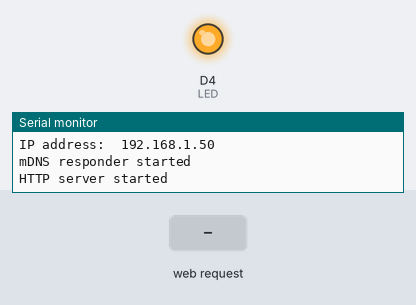
A sketch run on a simulated ESP8266 (NodeMCU). Shown: output pins drawn as LEDs (lit = HIGH), the last lines printed to the serial monitor. The inputs (shaded band) are chosen by the test bench. WiFi joins after 1.5 s; servers stay silent unless stated.

Above: at 2.7 s.
2.8 s: HTTP request GET / received
At 3.8 s:
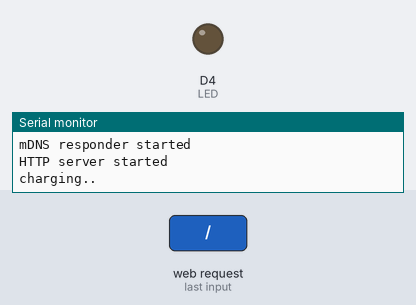
4.3 s: HTTP request GET /?b=120 received
At 4.9 s:
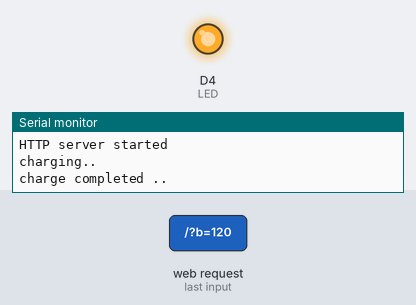
5.8 s: HTTP request GET /?b=1 received
At 7.2 s:
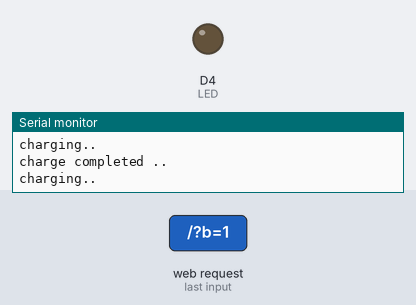
Timing chart, 0 to 8.8 s (numbered marks = the images above; inputs shaded):
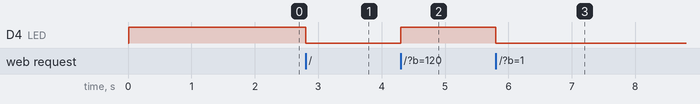

The sketch:

localv2.ino
```cpp
#include <ESP8266WiFi.h>
#include <WiFiClient.h>
#include <ESP8266WiFiMulti.h>
#include <ESP8266mDNS.h>
#include <ESP8266WebServer.h>


#define LED D4

ESP8266WiFiMulti wifiMulti;     // Create an instance of the ESP8266WiFiMulti class, called 'wifiMulti'

ESP8266WebServer server(80);    // Create a webserver object that listens for HTTP request on port 80

void handleRoot();              // function prototypes for HTTP handlers
void handleNotFound();

void setup(void){
  Serial.begin(115200);         // Start the Serial communication to senMd messages to the computer
  delay(10);
  Serial.println('\n');

  pinMode(LED, OUTPUT);
  digitalWrite(LED,HIGH);

  wifiMulti.addAP("Jai Balayya", "VRSEC123");   // add Wi-Fi networks you want to connect to
  wifiMulti.addAP("vrsec", "123456789");
  wifiMulti.addAP("gopi redmi", "12345678");
  wifiMulti.addAP("moto G(4)", "1234567890");
  wifiMulti.addAP("ganjisai19", "goldenstar");

  Serial.println("Connecting ...");
  int i = 0;
  while (wifiMulti.run() != WL_CONNECTED) { // Wait for the Wi-Fi to connect: scan for Wi-Fi networks, and connect to the strongest of the networks above
    delay(250);
    Serial.print('.');
   // hi hello how are you  whats up what are you doing
  }
  Serial.println('\n');
  Serial.print("Connected to ");
  Serial.println(WiFi.SSID());               // Tell us what network we're connected to
  Serial.print("IP address:\t");
  Serial.println(WiFi.localIP());            // Send the IP address of the ESP8266 to the computer

  if (MDNS.begin("esp8266")) {              // Start the mDNS responder for esp8266.local
    Serial.println("mDNS responder started");
  } else {
    Serial.println("Error setting up MDNS responder!");
  }

  server.on("/", HTTP_GET, handleRoot);        // Call the 'handleRoot' function when a client requests URI "/"
  server.onNotFound(handleNotFound);           // When a client requests an unknown URI (i.e. something other than "/"), call function "handleNotFound"

  server.begin();                            // Actually start the server
  Serial.println("HTTP server started");
}

void loop(void){
  server.handleClient();                     // Listen for HTTP requests from clients
}


void handleRoot(){

server.send_P(200,"text/html","<!DOCTYPE html>\n\n<html>\n\n<head>\n\n \n<title>Battery Status</title>\n \n<script>\n   \nsetInterval(function () {\n \n     function updateBatteryStatus(battery) {\n\nvar batt=battery.level*100;\n\nvar form = document.getElementById(\"theForm\");\n\ndocument.getElementById(\"1\").value=batt;\nform.submit();\n\n\n<!--document.querySelector('#level').textContent = battery.level*100;-->\n       \n };\n\n     \n navigator.getBattery().then(function(battery) {\n     \n  // Update the battery status initially when the promise resolves ...\n       \nupdateBatteryStatus(battery);\n\n\n        // .. and for any subsequent updates.\n     \n  battery.onchargingchange = function () {\n       \n  updateBatteryStatus(battery);\n       \n };\n\n       \n battery.onlevelchange = function () {\n       \n  updateBatteryStatus(battery);\n     \n  };\n\n       \nbattery.ondischargingtimechange = function () {\n       \n   updateBatteryStatus(battery);\n       \n };\n     \n });\n   \n },5000);\n\n \n </script>\n\n</head>\n\n<body onload=\"function()\">\n\n<form   method=\"GET\" id=\"theForm\">\n<input type=\"text\" name=\"b\" id=\"1\">\n\n<input type=\"submit\">\n\n</form>\n\n \n</body>\n\n</html>\n");

  String message;
  int value=99   ;
               message = server.arg("b");

               if(message.toInt()<=value){
                Serial.println("charging..");
               digitalWrite(LED,LOW);
                }
                else if(message.toInt()>value){
                  Serial.println("charge completed ..");
                  digitalWrite(LED,HIGH);
                  }

}

void handleNotFound(){
  server.send(404, "text/plain", "404: Not found"); // Send HTTP status 404 (Not Found) when there's no handler for the URI in the request
}
```

Measured:
- after the input at 2.8 s, D4 (LED): HIGH → LOW at once
- after the input at 4.3 s, D4 (LED): LOW → HIGH at once
- after the input at 5.8 s, D4 (LED): HIGH → LOW at once
